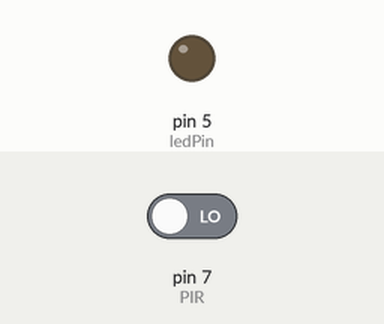
Bench run of a sketch on a simulated Arduino Uno, built with avr-gcc and run on an emulated ATmega328P. Shown: output pins drawn as LEDs (lit = HIGH). The test bench sets the inputs (shaded band); at power-on: pin 7 (PIR) LOW.

Above: at 1.2 s.
1.3 s: pin 7 (PIR) driven HIGH
At 2.6 s:
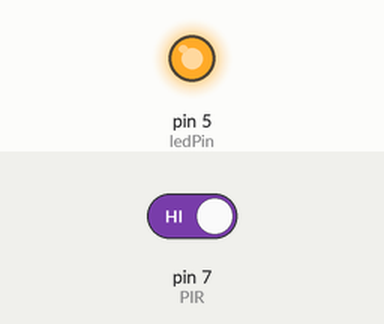
2.9 s: pin 7 (PIR) driven LOW
At 3.3 s:
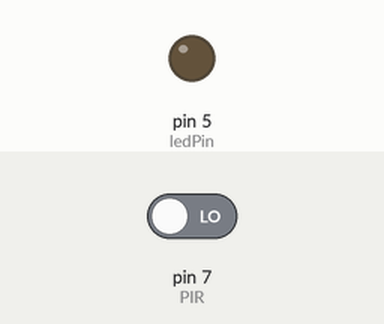
Timing chart, 0 to 5.9 s (numbered marks = the images above; inputs shaded):
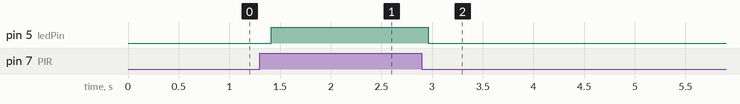

The sketch:

AM312.ino
```cpp
/*
  [Attiny 44/84 Pinout]
                        ------
                   VCC-|      |-GND
                PB0=10-|      |-0=PA0=A0
                 PB1=9-|      |-1=PA1=A1
             RESET=PB3-|      |-2=PA2=A2
              PB2=8(~)-|      |-3=PA3=A3
           A7=PA7=7(~)-|      |-4=PA4=A4=SCK=SCL
  SDA=MOSI=A6=PA6=6(~)-|      |-5(~)=PA5=A5=MISO
                        ------
*/
#include <SoftwareSerial.h>

#define txPin       0     // PB0
#define rxPin       1     // PB1

SoftwareSerial mySerial(rxPin, txPin);

int ledPin  =   5;
int PIR     =   7;

void setup() {
  pinMode(ledPin, OUTPUT);   // initalize LED as an output
  pinMode(PIR, INPUT);    // initialize sensor as an input
  mySerial.begin(9600);     // initialize serial
}

void loop() {
  if (digitalRead(PIR) == HIGH) { // check if the sensor is HIGH
    digitalWrite(ledPin, HIGH);      // turn LED ON
    mySerial.println("Motion detected!");
    delay(100);                   // delay 100 milliseconds
  }
  else {
    digitalWrite(ledPin, LOW);       // turn LED OFF
    mySerial.println("Motion stopped!");
    delay(100);                   // delay 100 milliseconds
  }
}
```

Measured:
- after the input at 1.3 s, pin 5 (ledPin): LOW → HIGH after 0.11 s
- after the input at 2.9 s, pin 5 (ledPin): HIGH → LOW after 0.06 s
